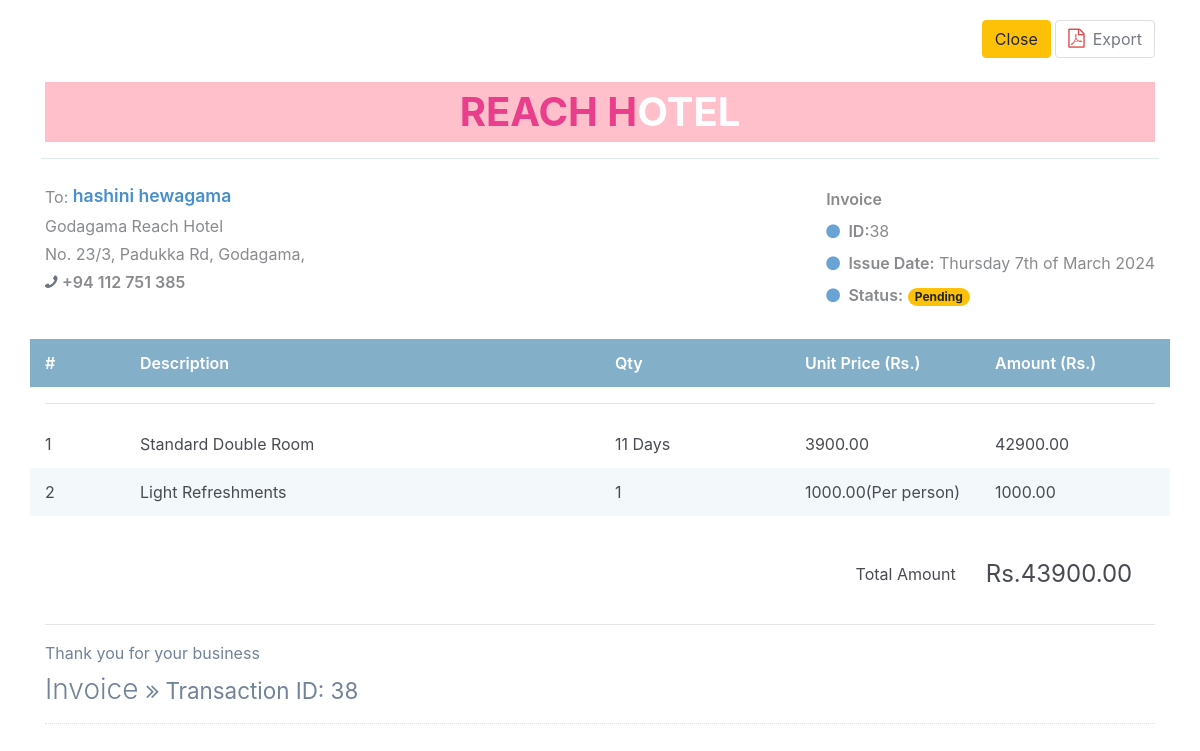
Page /receipt.php on the committed database.
### tables this page shows
CREATE TABLE `transaction` (
  `transaction_id` int(11) NOT NULL,
  `guest_id` int(11) NOT NULL,
  `room_id` int(11) NOT NULL,
  `room_no` int(5) NOT NULL,
  `extra` int(11) NOT NULL,
  `status` varchar(20) NOT NULL,
  `days` int(2) NOT NULL,
  `checkin` date NOT NULL,
  `checkin_time` time NOT NULL,
  `checkout` date NOT NULL,
  `checkout_time` time NOT NULL,
  `bill` varchar(10) NOT NULL
);

CREATE TABLE `guest` (
  `guest_id` int(11) NOT NULL,
  `firstname` varchar(50) NOT NULL,
  `middlename` varchar(30) NOT NULL,
  `lastname` varchar(40) NOT NULL,
  `address` varchar(50) NOT NULL,
  `contactno` varchar(13) NOT NULL
);

CREATE TABLE `room` (
  `room_id` int(11) NOT NULL,
  `room_type` varchar(50) NOT NULL,
  `price` varchar(11) NOT NULL,
  `photo` varchar(100) NOT NULL
);

### receipt.php (the view, shortened to what this page needs)
<!DOCTYPE html>
<html lang="en">
<head>
<link href="https://cdn.jsdelivr.net/npm/bootstrap@4.4.1/dist/css/bootstrap.min.css" rel="stylesheet">
</head>
<body >
<link href="https://maxcdn.bootstrapcdn.com/font-awesome/4.7.0/css/font-awesome.min.css" rel="stylesheet" />
<div class="page-tools container">
<div class="action-buttons text-right ">
<a class="btn btn-warning mx-1px text-95" href="book.php" data-title="Print">
Close
</a>
    <button class="btn bg-white btn-light mx-1px text-95 " type="button" onclick="printDiv('printarea')">
    <i class="mr-1 fa fa-file-pdf-o text-danger-m1 text-120 w-2"></i>
    Export
    </button>
</div>
</div>
<div class="page-content container" id="printarea">
<div class="container px-0">
<div class="row mt-4">
<div class="col-12 col-lg-12">
<div class="row">
<div class="col-12">
<div class="text-center text-150">
    <div class="logo">
<span>REACH H</span>otel
</div>
</div>
</div>
</div>
<?php
    require_once 'admin/connect.php';
	$query = $conn->query("SELECT * FROM `transaction` NATURAL JOIN `guest` NATURAL JOIN `room` ORDER BY `transaction_id` DESC LIMIT 1;") or die(mysqli_query());
	while($fetch = $query->fetch_array()){
	?>
<hr class="row brc-default-l1 mx-n1 mb-4" />
<div class="row">
<div class="col-sm-6">
<div>
<span class="text-sm text-grey-m2 align-middle">To:</span>
<span class="text-600 text-110 text-blue align-middle"><?php echo $fetch['firstname']." ".$fetch['lastname']?></span>
</div>
<div class="text-grey-m2">
<div class="my-1">
Godagama Reach Hotel
</div>
<div class="my-1">
No. 23/3, Padukka Rd, Godagama,
</div>
<div class="my-1"><i class="fa fa-phone fa-flip-horizontal text-secondary"></i> <b class="text-600">+94 112 751 385</b></div>
</div>
</div>
<div class="text-95 col-sm-6 align-self-start d-sm-flex justify-content-end">
<div class="text-grey-m2">
<div class="mt-1 mb-2 text-secondary-m1 text-600 text-125">
Invoice
</div>
<div class="my-2"><i class="fa fa-circle text-blue-m2 text-xs mr-1"></i> <span class="text-600 text-90">ID:</span><?php echo $fetch['transaction_id']?> </div>
<div class="my-2"><i class="fa fa-circle text-blue-m2 text-xs mr-1"></i> <span class="text-600 text-90">Issue Date:</span> <?php echo date("l jS \of F Y ") ?></div>
<div class="my-2"><i class="fa fa-circle text-blue-m2 text-xs mr-1"></i> <span class="text-600 text-90">Status:</span> <span class="badge badge-warning badge-pill px-25">Pending</span></div>
</div>
</div>
</div>
<div class="mt-4">
<div class="row text-600 text-white bgc-default-tp1 py-25">
<div class="d-none d-sm-block col-1">#</div>
<div class="col-9 col-sm-5">Description</div>
<div class="d-none d-sm-block col-4 col-sm-2">Qty</div>
<div class="d-none d-sm-block col-sm-2">Unit Price (Rs.)</div>
<div class="col-2">Amount (Rs.)</div>
</div>
<hr />
<div class="text-95 text-secondary-d3">
<div class="row mb-2 mb-sm-0 py-25">
<div class="d-none d-sm-block col-1">1</div>
<div class="col-9 col-sm-5"><?php echo $fetch['room_type']?></div>
<div class="d-none d-sm-block col-2"><?php echo $fetch['days']?>  Days</div>
<div class="d-none d-sm-block col-2 text-95"><?php echo $fetch['price']?>.00</div>
<div class="col-2 text-secondary-d2"><?php echo $fetch['days'] * $fetch['price'] ?>.00 </div>
</div>
<div class="row mb-2 mb-sm-0 py-25 bgc-default-l4">
<div class="d-none d-sm-block col-1">2</div>
<div class="col-9 col-sm-5">Light Refreshments</div>
<div class="d-none d-sm-block col-2"><?php echo $fetch['extra']?></div>
<div class="d-none d-sm-block col-2 text-95">1000.00(Per person)</div>
<div class="col-2 text-secondary-d2"><?php echo $fetch['extra']*1000?>.00</div>
</div>
</div>
<div class="row mt-3">
<div class="col-12 col-sm-7 text-grey-d2 text-95 mt-2 mt-lg-0">
</div>
<div class="col-12 col-sm-5 text-grey text-90 order-first order-sm-last">
<div class="row my-2 align-items-center bgc-primary-l3 p-2">
<div class="col-7 text-right">
Total Amount
</div>
<div class="col-5">
<span class="text-150 text-success-d3 opacity-2">Rs.<?php echo $fetch['extra']*1000 + ( $fetch['days'] * $fetch['price'])?>.00</span>
</div>
</div>
</div>
</div>
<hr />
<div>
<span class="text-secondary-d1 text-105">Thank you for your business</span>
<div class="page-header text-blue-d2">
    <h1 class="page-title text-secondary-d1">
    Invoice
    <small class="page-info">
    <i class="fa fa-angle-double-right text-80"></i>
    Transaction ID: <?php echo $fetch['transaction_id']?>
    </small>
    </h1>
    </div>
    </div>
    <?php
		}
	?>
</div>
</div>
</div>
</div>
</body>
</html>

### receipt.php (style rules this page uses)
body { margin-top:20px; color: #484b51; }
.text-secondary-d1 { color: #728299!important; }
.page-header { margin: 0 0 1rem; padding-bottom: 1rem; padding-top: .5rem; border-bottom: 1px dotted #e2e2e2; display: -ms-flexbox; display: flex; -ms-flex-pack: justify; justify-content: space-between; -ms-flex-align: center; align-items: center; }
.logo { font-size: 2.5rem; font-weight: bolder; color: #fff; text-transform: uppercase; background:pink; }
.logo span { color: var(--pink); }
.page-title { padding: 0; margin: 0; font-size: 1.75rem; font-weight: 300; }
.brc-default-l1 { border-color: #dce9f0!important; }
.ml-n1, .mx-n1 { margin-left: -.25rem!important; }
.mr-n1, .mx-n1 { margin-right: -.25rem!important; }
.mb-4, .my-4 { margin-bottom: 1.5rem!important; }
hr { margin-top: 1rem; margin-bottom: 1rem; border: 0; border-top: 1px solid rgba(0,0,0,.1); }
.text-grey-m2 { color: #888a8d!important; }
.font-bolder, .text-600 { font-weight: 600!important; }
.text-110 { font-size: 110%!important; }
.text-blue { color: #478fcc!important; }
.pb-25, .py-25 { padding-bottom: .75rem!important; }
.pt-25, .py-25 { padding-top: .75rem!important; }
.bgc-default-tp1 { background-color: rgba(121,169,197,.92)!important; }
.bgc-default-l4, .bgc-h-default-l4:hover { background-color: #f3f8fa!important; }
.btn-light { color: #757984; background-color: #f5f6f9; border-color: #dddfe4; }
.w-2 { width: 1rem; }
.text-120 { font-size: 120%!important; }
.text-danger-m1 { color: #dd4949!important; }
.text-blue-m2 { color: #68a3d5!important; }
.text-150 { font-size: 150%!important; }

### rows in the picture
transaction: guest.firstname "hashini", guest.lastname "hewagama", transaction_id "38", room.room_type "Standard Double Room", days "11", room.price "3900", $fetch['days']*$fetch['price'] "42900", extra "1", $fetch['extra']*1000 "1000", $fetch['extra']*1000 + ( $fetch['days'] * $fetch['price']) "43900"
